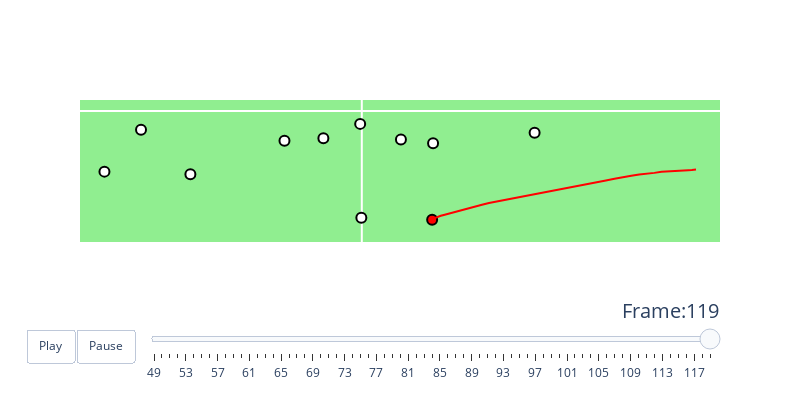

Source (notebook cell):
### Code cell
gid = 2022091105
pid = 1809

animate_play_vertical(games=games, tracking_df=tracking_df,
             play_df=plays, players=players, gameId=gid,
             playId=pid)

### Figure 1 — Plotly figure (JSON) as saved in the notebook; plotly's stock layout.template omitted (floating-point values rounded to 4 significant figures)
{"data": [{"marker": {"color": "#ff0000", "line": {"color": "#000000", "width": 2}, "opacity": 1, "size": 10}, "mode": "markers", "type": "scatter", "x": [302], "y": [-519]}, {"hoverinfo": "none", "line": {"color": "red", "width": 2}, "marker": {"color": "rgba(255, 0, 0, 0.5)", "line": {"color": "red", "width": 2}, "size": 20}, "mode": "lines", "name": "Rex Burkhead motion path", "type": "scatter", "x": [1435, 1428, 1417, 1402, 1385, 1363, 1340, 1314, 1287, 1256, 1225, 1191, 1157, 1121, 1085, 1048, 1010, 972, 935, 897, 860, 822, 785, 748, 713, 678, 644, 610, 578, 546, 516, 488, 460, 434, 412, 390, 370, 352, 339, 325, 316, 308, 303, 299], "y": [-279, -281, -281, -282, -283, -284, -286, -289, -290, -295, -298, -303, -309, -315, -323, -331, -339, -347, -356, -364, -372, -379, -387, -394, -402, -408, -416, -424, -431, -439, -447, -456, -464, -471, -480, -485, -491, -496, -500, -505, -508, -511, -514, -517]}, {"line": {"color": "red", "width": 2}, "marker": {"color": "#ffffff", "line": {"color": "#000000", "width": 2}, "opacity": 1, "size": 10}, "mode": "markers", "name": "Rex Burkhead motion path", "type": "scatter", "x": [-948], "y": [-89]}, {"line": {"color": "red", "width": 2}, "marker": {"color": "#ffffff", "line": {"color": "#000000", "width": 2}, "opacity": 1, "size": 10}, "mode": "lines", "name": "Brandin Cooks motion path", "type": "scatter", "x": [], "y": []}, {"line": {"color": "red", "width": 2}, "marker": {"color": "#ffffff", "line": {"color": "#000000", "width": 2}, "opacity": 1, "size": 10}, "mode": "markers", "name": "Brandin Cooks motion path", "type": "scatter", "x": [-7], "y": [-61]}, {"line": {"color": "red", "width": 2}, "marker": {"color": "#ffffff", "line": {"color": "#000000", "width": 2}, "opacity": 1, "size": 10}, "mode": "lines", "name": "Justin Britt motion path", "type": "scatter", "x": [], "y": []}, {"line": {"color": "red", "width": 2}, "marker": {"color": "#ffffff", "line": {"color": "#000000", "width": 2}, "opacity": 1, "size": 10}, "mode": "markers", "name": "Justin Britt motion path", "type": "scatter", "x": [-165], "y": [-130]}, {"line": {"color": "red", "width": 2}, "marker": {"color": "#ffffff", "line": {"color": "#000000", "width": 2}, "opacity": 1, "size": 10}, "mode": "lines", "name": "Justin McCray motion path", "type": "scatter", "x": [], "y": []}, {"line": {"color": "red", "width": 2}, "marker": {"color": "#ffffff", "line": {"color": "#000000", "width": 2}, "opacity": 1, "size": 10}, "mode": "markers", "name": "Justin McCray motion path", "type": "scatter", "x": [168], "y": [-136]}, {"line": {"color": "red", "width": 2}, "marker": {"color": "#ffffff", "line": {"color": "#000000", "width": 2}, "opacity": 1, "size": 10}, "mode": "lines", "name": "A.J. Cann motion path", "type": "scatter", "x": [], "y": []}, {"line": {"color": "red", "width": 2}, "marker": {"color": "#ffffff", "line": {"color": "#000000", "width": 2}, "opacity": 1, "size": 10}, "mode": "markers", "name": "A.J. Cann motion path", "type": "scatter", "x": [-332], "y": [-142]}, {"line": {"color": "red", "width": 2}, "marker": {"color": "#ffffff", "line": {"color": "#000000", "width": 2}, "opacity": 1, "size": 10}, "mode": "lines", "name": "Laremy Tunsil motion path", "type": "scatter", "x": [], "y": []}, {"line": {"color": "red", "width": 2}, "marker": {"color": "#ffffff", "line": {"color": "#000000", "width": 2}, "opacity": 1, "size": 10}, "mode": "markers", "name": "Laremy Tunsil motion path", "type": "scatter", "x": [-736], "y": [-301]}, {"line": {"color": "red", "width": 2}, "marker": {"color": "#ffffff", "line": {"color": "#000000", "width": 2}, "opacity": 1, "size": 10}, "mode": "lines", "name": "Chris Moore motion path", "type": "scatter", "x": [], "y": []}, {"line": {"color": "red", "width": 2}, "marker": {"color": "#ffffff", "line": {"color": "#000000", "width": 2}, "opacity": 1, "size": 10}, "mode": "markers", "name": "Chris Moore motion path", "type": "scatter", "x": [306], "y": [-154]}, {"line": {"color": "red", "width": 2}, "marker": {"color": "#ffffff", "line": {"color": "#000000", "width": 2}, "opacity": 1, "size": 10}, "mode": "lines", "name": "Tytus Howard motion path", "type": "scatter", "x": [], "y": []}, {"line": {"color": "red", "width": 2}, "marker": {"color": "#ffffff", "line": {"color": "#000000", "width": 2}, "opacity": 1, "size": 10}, "mode": "markers", "name": "Tytus Howard motion path", "type": "scatter", "x": [-2], "y": [-509]}, {"line": {"color": "red", "width": 2}, "marker": {"color": "#ffffff", "line": {"color": "#000000", "width": 2}, "opacity": 1, "size": 10}, "mode": "lines", "name": "Davis Mills motion path", "type": "scatter", "x": [], "y": []}, {"line": {"color": "red", "width": 2}, "marker": {"color": "#ffffff", "line": {"color": "#000000", "width": 2}, "opacity": 1, "size": 10}, "mode": "markers", "name": "Davis Mills motion path", "type": "scatter", "x": [-1105], "y": [-289]}, {"line": {"color": "red", "width": 2}, "marker": {"color": "#ffffff", "line": {"color": "#000000", "width": 2}, "opacity": 1, "size": 10}, "mode": "lines", "name": "Nico Collins motion path", "type": "scatter", "x": [], "y": []}, {"line": {"color": "red", "width": 2}, "marker": {"color": "#ffffff", "line": {"color": "#000000", "width": 2}, "opacity": 1, "size": 10}, "mode": "markers", "name": "Nico Collins motion path", "type": "scatter", "x": [742], "y": [-103]}, {"line": {"color": "red", "width": 2}, "marker": {"color": "#ffffff", "line": {"color": "#000000", "width": 2}, "opacity": 1, "size": 10}, "mode": "lines", "name": "Brevin Jordan motion path", "type": "scatter", "x": [], "y": []}], "layout": {"autosize": false, "height": 400, "plot_bgcolor": "lightgreen", "showlegend": false, "sliders": [{"active": 70, "currentvalue": {"font": {"size": 20}, "prefix": "Frame:", "visible": true, "xanchor": "right"}, "len": 0.9, "pad": {"b": 10, "t": 50}, "steps": [{"args": [[49], {"frame": {"duration": 100, "redraw": false}, "mode": "immediate", "transition": {"duration": 0}}], "label": "49", "method": "animate"}, {"args": [[50], {"frame": {"duration": 100, "redraw": false}, "mode": "immediate", "transition": {"duration": 0}}], "label": "50", "method": "animate"}, {"args": [[51], {"frame": {"duration": 100, "redraw": false}, "mode": "immediate", "transition": {"duration": 0}}], "label": "51", "method": "animate"}, {"args": [[52], {"frame": {"duration": 100, "redraw": false}, "mode": "immediate", "transition": {"duration": 0}}], "label": "52", "method": "animate"}, {"args": [[53], {"frame": {"duration": 100, "redraw": false}, "mode": "immediate", "transition": {"duration": 0}}], "label": "53", "method": "animate"}, {"args": [[54], {"frame": {"duration": 100, "redraw": false}, "mode": "immediate", "transition": {"duration": 0}}], "label": "54", "method": "animate"}, {"args": [[55], {"frame": {"duration": 100, "redraw": false}, "mode": "immediate", "transition": {"duration": 0}}], "label": "55", "method": "animate"}, {"args": [[56], {"frame": {"duration": 100, "redraw": false}, "mode": "immediate", "transition": {"duration": 0}}], "label": "56", "method": "animate"}, {"args": [[57], {"frame": {"duration": 100, "redraw": false}, "mode": "immediate", "transition": {"duration": 0}}], "label": "57", "method": "animate"}, {"args": [[58], {"frame": {"duration": 100, "redraw": false}, "mode": "immediate", "transition": {"duration": 0}}], "label": "58", "method": "animate"}, {"args": [[59], {"frame": {"duration": 100, "redraw": false}, "mode": "immediate", "transition": {"duration": 0}}], "label": "59", "method": "animate"}, {"args": [[60], {"frame": {"duration": 100, "redraw": false}, "mode": "immediate", "transition": {"duration": 0}}], "label": "60", "method": "animate"}, {"args": [[61], {"frame": {"duration": 100, "redraw": false}, "mode": "immediate", "transition": {"duration": 0}}], "label": "61", "method": "animate"}, {"args": [[62], {"frame": {"duration": 100, "redraw": false}, "mode": "immediate", "transition": {"duration": 0}}], "label": "62", "method": "animate"}, {"args": [[63], {"frame": {"duration": 100, "redraw": false}, "mode": "immediate", "transition": {"duration": 0}}], "label": "63", "method": "animate"}, {"args": [[64], {"frame": {"duration": 100, "redraw": false}, "mode": "immediate", "transition": {"duration": 0}}], "label": "64", "method": "animate"}, {"args": [[65], {"frame": {"duration": 100, "redraw": false}, "mode": "immediate", "transition": {"duration": 0}}], "label": "65", "method": "animate"}, {"args": [[66], {"frame": {"duration": 100, "redraw": false}, "mode": "immediate", "transition": {"duration": 0}}], "label": "66", "method": "animate"}, {"args": [[67], {"frame": {"duration": 100, "redraw": false}, "mode": "immediate", "transition": {"duration": 0}}], "label": "67", "method": "animate"}, {"args": [[68], {"frame": {"duration": 100, "redraw": false}, "mode": "immediate", "transition": {"duration": 0}}], "label": "68", "method": "animate"}, {"args": [[69], {"frame": {"duration": 100, "redraw": false}, "mode": "immediate", "transition": {"duration": 0}}], "label": "69", "method": "animate"}, {"args": [[70], {"frame": {"duration": 100, "redraw": false}, "mode": "immediate", "transition": {"duration": 0}}], "label": "70", "method": "animate"}, {"args": [[71], {"frame": {"duration": 100, "redraw": false}, "mode": "immediate", "transition": {"duration": 0}}], "label": "71", "method": "animate"}, {"args": [[72], {"frame": {"duration": 100, "redraw": false}, "mode": "immediate", "transition": {"duration": 0}}], "label": "72", "method": "animate"}, {"args": [[73], {"frame": {"duration": 100, "redraw": false}, "mode": "immediate", "transition": {"duration": 0}}], "label": "73", "method": "animate"}, {"args": [[74], {"frame": {"duration": 100, "redraw": false}, "mode": "immediate", "transition": {"duration": 0}}], "label": "74", "method": "animate"}, {"args": [[75], {"frame": {"duration": 100, "redraw": false}, "mode": "immediate", "transition": {"duration": 0}}], "label": "75", "method": "animate"}, {"args": [[76], {"frame": {"duration": 100, "redraw": false}, "mode": "immediate", "transition": {"duration": 0}}], "label": "76", "method": "animate"}, {"args": [[77], {"frame": {"duration": 100, "redraw": false}, "mode": "immediate", "transition": {"duration": 0}}], "label": "77", "method": "animate"}, {"args": [[78], {"frame": {"duration": 100, "redraw": false}, "mode": "immediate", "transition": {"duration": 0}}], "label": "78", "method": "animate"}, {"args": [[79], {"frame": {"duration": 100, "redraw": false}, "mode": "immediate", "transition": {"duration": 0}}], "label": "79", "method": "animate"}, {"args": [[80], {"frame": {"duration": 100, "redraw": false}, "mode": "immediate", "transition": {"duration": 0}}], "label": "80", "method": "animate"}, {"args": [[81], {"frame": {"duration": 100, "redraw": false}, "mode": "immediate", "transition": {"duration": 0}}], "label": "81", "method": "animate"}, {"args": [[82], {"frame": {"duration": 100, "redraw": false}, "mode": "immediate", "transition": {"duration": 0}}], "label": "82", "method": "animate"}, {"args": [[83], {"frame": {"duration": 100, "redraw": false}, "mode": "immediate", "transition": {"duration": 0}}], "label": "83", "method": "animate"}, {"args": [[84], {"frame": {"duration": 100, "redraw": false}, "mode": "immediate", "transition": {"duration": 0}}], "label": "84", "method": "animate"}, {"args": [[85], {"frame": {"duration": 100, "redraw": false}, "mode": "immediate", "transition": {"duration": 0}}], "label": "85", "method": "animate"}, {"args": [[86], {"frame": {"duration": 100, "redraw": false}, "mode": "immediate", "transition": {"duration": 0}}], "label": "86", "method": "animate"}, {"args": [[87], {"frame": {"duration": 100, "redraw": false}, "mode": "immediate", "transition": {"duration": 0}}], "label": "87", "method": "animate"}, {"args": [[88], {"frame": {"duration": 100, "redraw": false}, "mode": "immediate", "transition": {"duration": 0}}], "label": "88", "method": "animate"}, {"args": [[89], {"frame": {"duration": 100, "redraw": false}, "mode": "immediate", "transition": {"duration": 0}}], "label": "89", "method": "animate"}, {"args": [[90], {"frame": {"duration": 100, "redraw": false}, "mode": "immediate", "transition": {"duration": 0}}], "label": "90", "method": "animate"}, {"args": [[91], {"frame": {"duration": 100, "redraw": false}, "mode": "immediate", "transition": {"duration": 0}}], "label": "91", "method": "animate"}, {"args": [[92], {"frame": {"duration": 100, "redraw": false}, "mode": "immediate", "transition": {"duration": 0}}], "label": "92", "method": "animate"}, {"args": [[93], {"frame": {"duration": 100, "redraw": false}, "mode": "immediate", "transition": {"duration": 0}}], "label": "93", "method": "animate"}, {"args": [[94], {"frame": {"duration": 100, "redraw": false}, "mode": "immediate", "transition": {"duration": 0}}], "label": "94", "method": "animate"}, {"args": [[95], {"frame": {"duration": 100, "redraw": false}, "mode": "immediate", "transition": {"duration": 0}}], "label": "95", "method": "animate"}, {"args": [[96], {"frame": {"duration": 100, "redraw": false}, "mode": "immediate", "transition": {"duration": 0}}], "label": "96", "method": "animate"}, {"args": [[97], {"frame": {"duration": 100, "redraw": false}, "mode": "immediate", "transition": {"duration": 0}}], "label": "97", "method": "animate"}, {"args": [[98], {"frame": {"duration": 100, "redraw": false}, "mode": "immediate", "transition": {"duration": 0}}], "label": "98", "method": "animate"}, {"args": [[99], {"frame": {"duration": 100, "redraw": false}, "mode": "immediate", "transition": {"duration": 0}}], "label": "99", "method": "animate"}, {"args": [[100], {"frame": {"duration": 100, "redraw": false}, "mode": "immediate", "transition": {"duration": 0}}], "label": "100", "method": "animate"}, {"args": [[101], {"frame": {"duration": 100, "redraw": false}, "mode": "immediate", "transition": {"duration": 0}}], "label": "101", "method": "animate"}, {"args": [[102], {"frame": {"duration": 100, "redraw": false}, "mode": "immediate", "transition": {"duration": 0}}], "label": "102", "method": "animate"}, {"args": [[103], {"frame": {"duration": 100, "redraw": false}, "mode": "immediate", "transition": {"duration": 0}}], "label": "103", "method": "animate"}, {"args": [[104], {"frame": {"duration": 100, "redraw": false}, "mode": "immediate", "transition": {"duration": 0}}], "label": "104", "method": "animate"}, {"args": [[105], {"frame": {"duration": 100, "redraw": false}, "mode": "immediate", "transition": {"duration": 0}}], "label": "105", "method": "animate"}, {"args": [[106], {"frame": {"duration": 100, "redraw": false}, "mode": "immediate", "transition": {"duration": 0}}], "label": "106", "method": "animate"}, {"args": [[107], {"frame": {"duration": 100, "redraw": false}, "mode": "immediate", "transition": {"duration": 0}}], "label": "107", "method": "animate"}, {"args": [[108], {"frame": {"duration": 100, "redraw": false}, "mode": "immediate", "transition": {"duration": 0}}], "label": "108", "method": "animate"}, {"args": [[109], {"frame": {"duration": 100, "redraw": false}, "mode": "immediate", "transition": {"duration": 0}}], "label": "109", "method": "animate"}, {"args": [[110], {"frame": {"duration": 100, "redraw": false}, "mode": "immediate", "transition": {"duration": 0}}], "label": "110", "method": "animate"}, {"args": [[111], {"frame": {"duration": 100, "redraw": false}, "mode": "immediate", "transition": {"duration": 0}}], "label": "111", "method": "animate"}, {"args": [[112], {"frame": {"duration": 100, "redraw": false}, "mode": "immediate", "transition": {"duration": 0}}], "label": "112", "method": "animate"}, {"args": [[113], {"frame": {"duration": 100, "redraw": false}, "mode": "immediate", "transition": {"duration": 0}}], "label": "113", "method": "animate"}, {"args": [[114], {"frame": {"duration": 100, "redraw": false}, "mode": "immediate", "transition": {"duration": 0}}], "label": "114", "method": "animate"}, {"args": [[115], {"frame": {"duration": 100, "redraw": false}, "mode": "immediate", "transition": {"duration": 0}}], "label": "115", "method": "animate"}, {"args": [[116], {"frame": {"duration": 100, "redraw": false}, "mode": "immediate", "transition": {"duration": 0}}], "label": "116", "method": "animate"}, {"args": [[117], {"frame": {"duration": 100, "redraw": false}, "mode": "immediate", "transition": {"duration": 0}}], "label": "117", "method": "animate"}, {"args": [[118], {"frame": {"duration": 100, "redraw": false}, "mode": "immediate", "transition": {"duration": 0}}], "label": "118", "method": "animate"}, {"args": [[119], {"frame": {"duration": 100, "redraw": false}, "mode": "immediate", "transition": {"duration": 0}}], "label": "119", "method": "animate"}], "transition": {"duration": 300, "easing": "cubic-in-out"}, "x": 0.1, "xanchor": "left", "y": 0, "yanchor": "top"}], "updatemenus": [{"buttons": [{"args": [null, {"frame": {"duration": 100, "redraw": false}, "fromcurrent": true, "transition": {"duration": 0}}], "label": "Play", "method": "animate"}, {"args": [[null], {"frame": {"duration": 0, "redraw": false}, "mode": "immediate", "transition": {"duration": 0}}], "label": "Pause", "method": "animate"}], "direction": "left", "pad": {"r": 10, "t": 87}, "showactive": false, "type": "buttons", "x": 0.1, "xanchor": "right", "y": 0, "yanchor": "top"}], "width": 800, "xaxis": {"range": [-1210, 1538], "showgrid": false, "showticklabels": false, "type": "linear"}, "yaxis": {"range": [-625, 53], "showgrid": false, "showticklabels": false, "type": "linear"}}}
